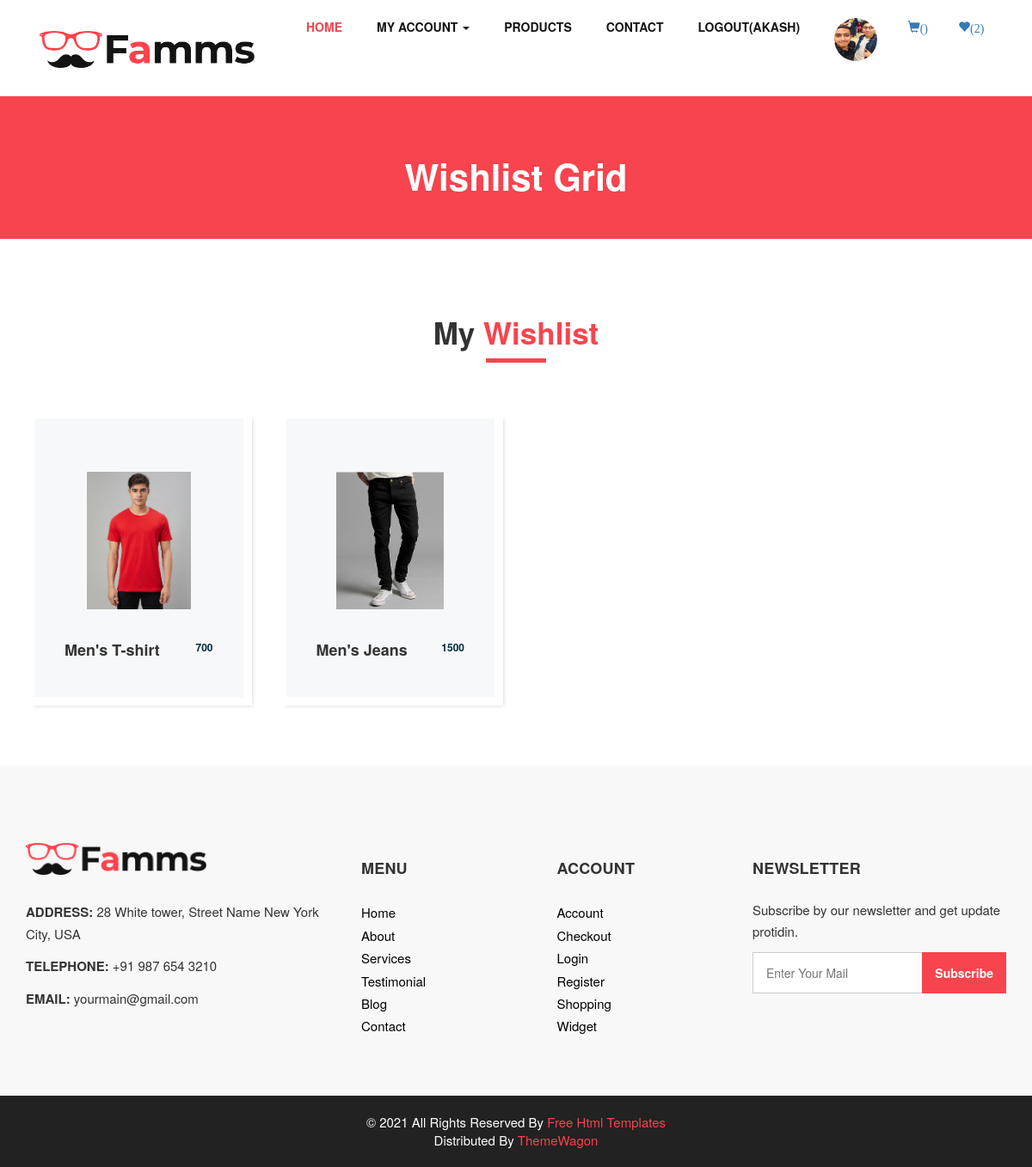
The app's page /wishlist/ (signed in) with its own data.
### myapp/models.py (models this page shows, shortened)
class User(models.Model):
	fname=models.CharField(max_length=100)
	lname=models.CharField(max_length=100)
	email=models.EmailField()
	mobile=models.PositiveIntegerField()
	address=models.TextField()
	password=models.CharField(max_length=100)
	usertype=models.CharField(max_length=100, default="Buyer")
	profile_picture=models.ImageField(upload_to="profile_picture/",default="")

class Wishlist(models.Model):
	user=models.ForeignKey(User,on_delete=models.CASCADE)
	product=models.ForeignKey(Product,on_delete=models.CASCADE)
	date=models.DateTimeField(default=timezone.now)

class Product(models.Model):
	category=(
			("Men","Men"),
			("Women","Women"),
			("Kids","Kids"),
		)
	sub_category=(
			("Jeans","Jeans"),
			("T-shirt","T-shirt"),
			("Shirts","Shirts"),
		)
	seller=models.ForeignKey(User,on_delete=models.CASCADE)
	product_category=models.CharField(max_length=100,choices=category)
	product_sub_category=models.CharField(max_length=100,choices=sub_category)
	product_name=models.CharField(max_length=100)
	product_price=models.PositiveIntegerField()
	product_image=models.ImageField(upload_to="product_image/")
	product_desc=models.TextField()

### myapp/views.py (the view)
# urls.py: path('wishlist/',views.wishlist,name='wishlist'),
def wishlist(request):
	user=User.objects.get(email=request.session['email'])
	wishlists=Wishlist.objects.filter(user=user)
	request.session['wishlist_count']=len(wishlists)
	return render(request,'wishlist.html',{'wishlists':wishlists})

### myapp/templates/wishlist.html (shortened to what this page needs)
{% extends 'header.html' %}
{% load static %}
{% block content %}
<!DOCTYPE html>
<html>
   <head>
   </head>
   <body class="sub_page">
      <section class="inner_page_head">
         <div class="container_fuild">
            <div class="row">
               <div class="col-md-12">
                  <div class="full">
                     <h3>Wishlist Grid</h3>
                  </div>
               </div>
            </div>
         </div>
      </section>
      <section class="product_section layout_padding">
         <div class="container">
            <div class="heading_container heading_center">
               <h2>
                  {% if wishlists %}
                     My <span>Wishlist</span>
                  {% else %}
                     No Products In <span>Wishlist</span>
                  {% endif %}
               </h2>
            </div>
            <div class="row">
               {% for i in wishlists %}
               <div class="col-sm-6 col-md-4 col-lg-3">
                  <div class="box">
                     <div class="img-box">
                        <img src="{{i.product.product_image.url}}" alt="">
                     </div>
                     <div class="detail-box">
                        <h5>
                           {{i.product.product_category}}'s {{i.product.product_sub_category}}
                        </h5>
                        <h6>
                           {{i.product.product_price}}
                        </h6>
                     </div>
                  </div>
               </div>
               {% endfor %}
            </div>
         </div>
      </section>
   </body>
</html>
{% endblock %}

### myapp/templates/header.html (shortened to what this page needs)
{% load static %}
<!DOCTYPE html>
<html>
   <head>
      <link rel="stylesheet" type="text/css" href="{% static 'css/bootstrap.css' %}" />
      <link href="{% static 'css/font-awesome.min.css' %}" rel="stylesheet" />
      <link href="{% static 'css/style.css' %}" rel="stylesheet" />
      <link href="{% static 'css/responsive.css' %}" rel="stylesheet" />
      <link rel="stylesheet" href="https://maxcdn.bootstrapcdn.com/bootstrap/3.3.7/css/bootstrap.min.css">
   </head>
   <body>
         <header class="header_section">
            <div class="container">
               <nav class="navbar navbar-expand-lg custom_nav-container ">
                  <a class="navbar-brand" href="index.html"><img width="250" src="{% static 'images/logo.png' %}" alt="#" /></a>
                  <div class="collapse navbar-collapse" id="navbarSupportedContent">
                     <ul class="navbar-nav">
                        <li class="nav-item active">
                           <a class="nav-link" href="/">Home <span class="sr-only">(current)</span></a>
                        </li>
                     {% if request.session.email %}
                       <li class="nav-item dropdown">
                           <a class="nav-link dropdown" href="#" data-toggle="dropdown" role="button" aria-haspopup="true" aria-expanded="true"> <span class="nav-label">My Account <span class="caret"></span></a>
                        </li>
                     {% endif %}
                        <li class="nav-item">
                           <a class="nav-link" href="{% url 'product' %}">Products</a>
                        </li>
                        <li class="nav-item">
                           <a class="nav-link" href="{% url 'contact' %}">Contact</a>
                        </li>
                        {% if request.session.email %}
                           <li class="nav-item">
                              <a class="nav-link" href="{% url 'logout' %}">Logout({{request.session.fname}})</a>
                           </li>
                           <li class="nav-item">
                              <a class="nav-link" href="{% url 'profile' %}"><img src="{{request.session.profile_picture}}" style="width: 50px; height: 50px;border-radius: 50%;"></a>
                           </li>
                        {% endif %}
                        {% if request.session.email %}
                        <li class="nav-item" style="margin-top: 5px;">
                           <a href="{% url 'cart' %}"><i class="glyphicon glyphicon-shopping-cart">({{request.session.cart_count}})</i></a>
                        </li>
                        <li class="nav-item" style="margin-top: 5px;">
                           <a href="{% url 'wishlist' %}"><i class="glyphicon glyphicon-heart">({{request.session.wishlist_count}})</i></a>
                        </li>
                        {% endif %}
                     </ul>
                  </div>
               </nav>
            </div>
         </header>
      {% block content %}
      {% endblock %}
      <footer>
         <div class="container">
            <div class="row">
               <div class="col-md-4">
                   <div class="full">
                      <div class="logo_footer">
                        <a href="#"><img width="210" src="{% static 'images/logo.png' %}" alt="#" /></a>
                      </div>
                      <div class="information_f">
                        <p><strong>ADDRESS:</strong> 28 White tower, Street Name New York City, USA</p>
                        <p><strong>TELEPHONE:</strong> +91 987 654 3210</p>
                        <p><strong>EMAIL:</strong> yourmain@gmail.com</p>
                      </div>
                   </div>
               </div>
               <div class="col-md-8">
                  <div class="row">
                  <div class="col-md-7">
                     <div class="row">
                        <div class="col-md-6">
                     <div class="widget_menu">
                        <h3>Menu</h3>
                        <ul>
                           <li><a href="#">Home</a></li>
                           <li><a href="#">About</a></li>
                           <li><a href="#">Services</a></li>
                           <li><a href="#">Testimonial</a></li>
                           <li><a href="#">Blog</a></li>
                           <li><a href="#">Contact</a></li>
                        </ul>
                     </div>
                  </div>
                  <div class="col-md-6">
                     <div class="widget_menu">
                        <h3>Account</h3>
                        <ul>
                           <li><a href="#">Account</a></li>
                           <li><a href="#">Checkout</a></li>
                           <li><a href="#">Login</a></li>
                           <li><a href="#">Register</a></li>
                           <li><a href="#">Shopping</a></li>
                           <li><a href="#">Widget</a></li>
                        </ul>
                     </div>
                  </div>
                     </div>
                  </div>
                  <div class="col-md-5">
                     <div class="widget_menu">
                        <h3>Newsletter</h3>
                        <div class="information_f">
                          <p>Subscribe by our newsletter and get update protidin.</p>
                        </div>
                        <div class="form_sub">
                           <form>
                              <fieldset>
                                 <div class="field">
                                    <input type="email" placeholder="Enter Your Mail" name="email" />
                                    <input type="submit" value="Subscribe" />
                                 </div>
                              </fieldset>
                           </form>
                        </div>
                     </div>
                  </div>
                  </div>
               </div>
            </div>
         </div>
      </footer>
      <div class="cpy_">
         <p class="mx-auto">© 2021 All Rights Reserved By <a href="https://html.design/">Free Html Templates</a><br>
            Distributed By <a href="https://themewagon.com/" target="_blank">ThemeWagon</a>
         </p>
      </div>
   </body>
</html>

### myapp/static/css/responsive.css (style rules this page uses)
@media (min-width: 1200px) { .container { max-width: 1170px; } }

### records on screen
User: session.fname "AKASH"
Wishlist: product.product_image (picture), product.product_category "Men", product.product_sub_category "T-shirt", product.product_price "700"
Wishlist: product.product_image (picture), product.product_category "Men", product.product_sub_category "Jeans", product.product_price "1500"

### other values on screen
{{ request.session.wishlist_count }} "2"
